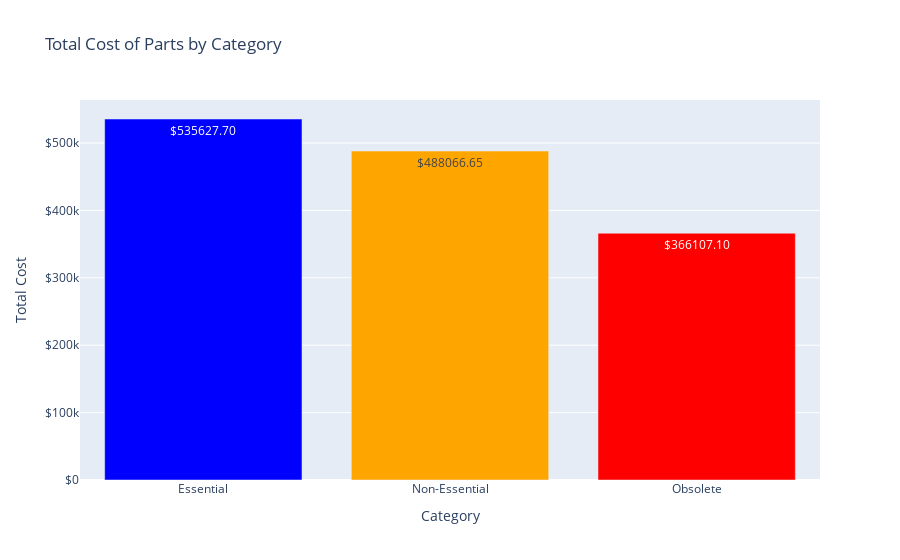

Notebook cell for this chart:
### Code cell
# Create a bar chart
fig = go.Figure()
fig.add_trace(go.Bar(x=['Essential', 'Non-Essential', 'Obsolete'],
                     y=[essential_cost, non_essential_cost, obsolete_cost],
                     text=[f'${essential_cost:.2f}', f'${non_essential_cost:.2f}', f'${obsolete_cost:.2f}'],
                     textposition='auto',
                     marker_color=['blue', 'orange', 'red']))

# Add chart labels and title
fig.update_layout(title='Total Cost of Parts by Category',
                  xaxis_title='Category',
                  yaxis_title='Total Cost',
                  yaxis_tickprefix='$')

# Show the interactive chart
fig.show()

### Figure 1 — Plotly figure (JSON) as saved in the notebook; plotly's stock layout.template omitted (floating-point values rounded to 4 significant figures)
{"data": [{"marker": {"color": ["blue", "orange", "red"]}, "text": ["$535627.70", "$488066.65", "$366107.10"], "textposition": "auto", "type": "bar", "x": ["Essential", "Non-Essential", "Obsolete"], "y": [535600.0, 488100.0, 366100.0]}], "layout": {"title": {"text": "Total Cost of Parts by Category"}, "xaxis": {"title": {"text": "Category"}}, "yaxis": {"tickprefix": "$", "title": {"text": "Total Cost"}}}}
